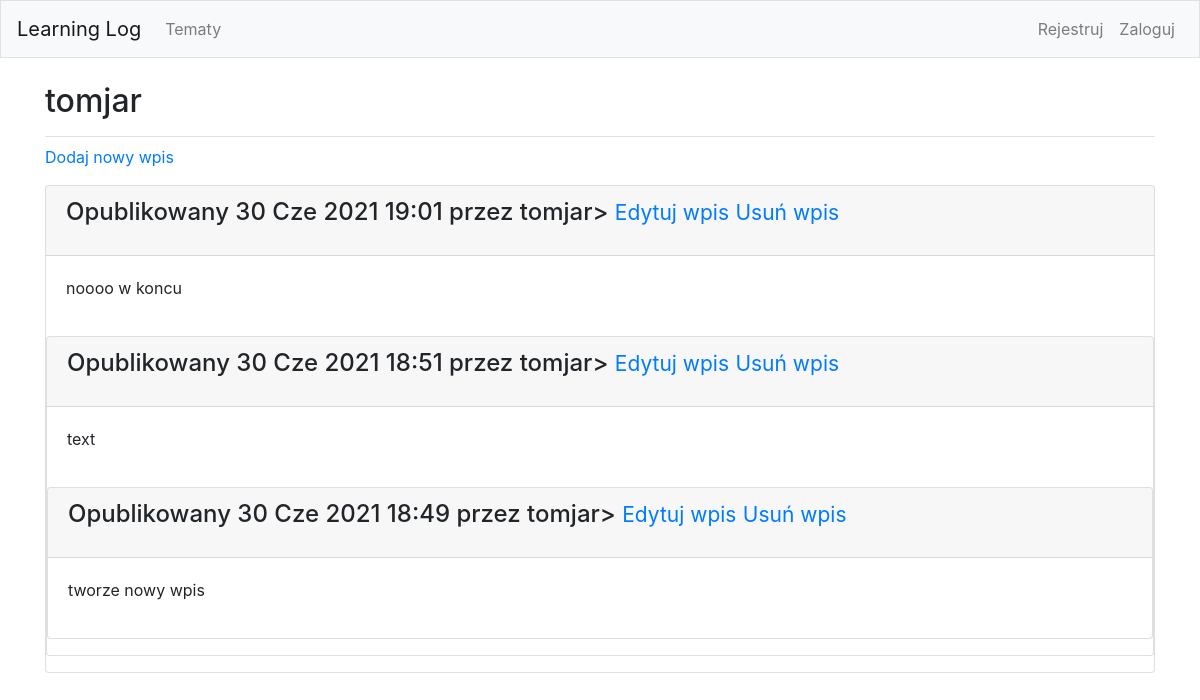
/topics/16/, run on an earlier commit of the app's database.
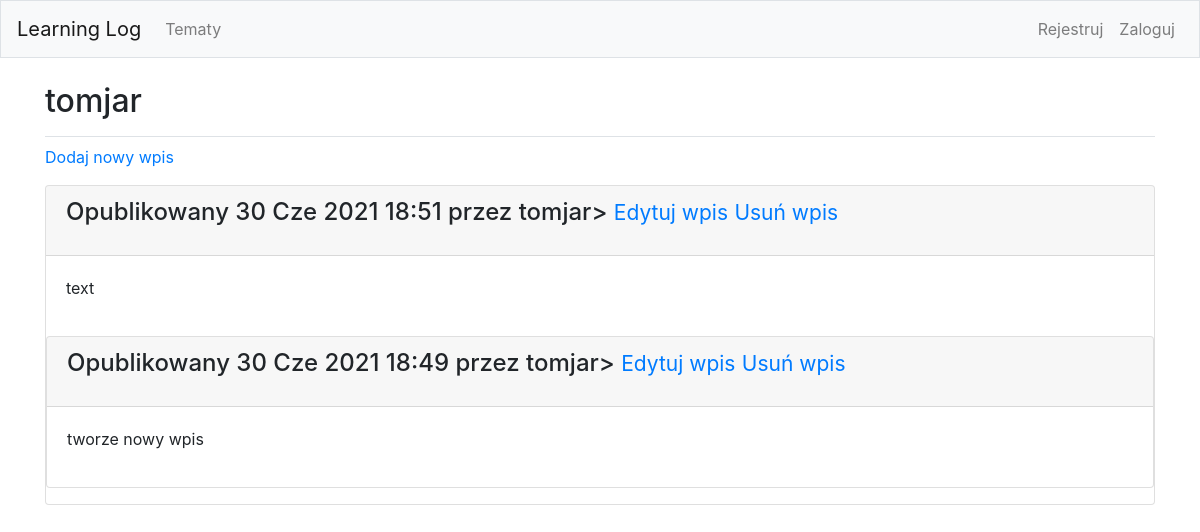
And on a later commit of the database.
### learning_logs/models.py (models this page shows, shortened)
class Topic(models.Model):
    text = models.CharField(max_length=200)
    date_added = models.DateTimeField(auto_now_add=True)
    owner = models.ForeignKey(User, on_delete=models.CASCADE)
    def __str__(self):
        return self.text

class Entry(models.Model):
    topic = models.ForeignKey(Topic, on_delete=models.CASCADE)
    text = models.TextField()
    data_added = models.DateTimeField(auto_now_add=True)
    class Meta:
        verbose_name_plural = 'entries'

### learning_logs/views.py (the view)
# urls.py: path('topics/<int:topic_id>/', views.topic, name='topic'),
def topic(request, topic_id):
    topic = Topic.objects.get(id=topic_id)
    entries = topic.entry_set.order_by('-data_added')
    context = {'topic' : topic, 'entries' : entries}
    return render(request, 'learning_logs/topic.html', context)

### learning_logs/templates/learning_logs/topic.html (shortened to what this page needs)
{% extends 'learning_logs/base.html' %}
{% block page_header %}
    <h2> {{ topic }} </h2>
{% endblock page_header %}
{% block content %}
    <p>
        <a href="{% url 'learning_logs:new_entry' topic.id %}">Dodaj nowy wpis</a>
    </p>
    {% for entry in entries %}
        <div class="card mb-3">
            <h4 class="card-header">
                <p class="date">Opublikowany {{ entry.data_added|date:'d M Y H:i' }} przez {{ topic.owner }}>
                    <small><a href=" {% url 'learning_logs:edit_entry' entry.id %}">Edytuj wpis</a></small>
                    <small><a href=" {% url 'learning_logs:remove_entry' entry.id %}">Usuń wpis</a></small>
                </h4>
                <div class="card-body">
                    {{ entry.text|linebreaks }}
                </div>
    {% empty %}
        Nie ma jeszcze żadnego wpisu dla tego tematu.
    {% endfor %}
{% endblock content %}

### learning_logs/templates/learning_logs/base.html (shortened to what this page needs)
{% load bootstrap4 %}
<!doctype html>
<html lang="pl">
    <head>
        {% bootstrap_css %}
    </head>
    <body>
        <nav class="navbar navbar-expand-md navbar-light bg-light mb-4 border">
            <a class="navbar-brand" href ="{% url 'learning_logs:index'%}" >
                Learning Log</a>
        <div class="collapse navbar-collapse" id="navbarCollapse">
            <ul class="navbar-nav mr-auto">
                <li class="nav-item">
                    <a class="nav-link" href="{% url 'learning_logs:topics' %}">
                        Tematy</a></li>
            </ul>
            <ul class="navbar-nav ml-auto">
                {% if user.is_authenticated %}
                    <li class="nav-item">
                        <span class="navbar-text"> Witaj, {{ user.username }}.</span>
                    </li>
                    <li class="nav-item">
                        <a class='nav-link' href=" {% url 'password_change' %}"> Zmień hasło</a>
                    </li>
                    <li class="nav-item">
                        <a class="nav-link" href=" {% url 'users:logout' %}"> Wyloguj</a>
                    </li>
                {% else %}
                    <li class="nav-item">
                        <a class='nav-link' href=" {% url 'users:register' %}"> Rejestruj</a>
                    </li>
                    <li class="nav-item">
                        <a class="nav-link" href= {% url 'users:login' %}> Zaloguj</a>
                    </li>
                {% endif %}
            </ul>
        </div>
    </nav>
    <main role="main" class="container">
        <div class="pb-2 mb-2 border-bottom">
            {% block page_header %} {% endblock page_header %}
        </div>
        <div>
            {% block content %} {% endblock content %}
        </div>
    </main>
</body>
</html>

What changed in the data, as far as the page shows it:
removed Entry: data_added "30 Cze 2021 19:01", {{ topic.owner }} "tomjar", text "noooo w koncu"
